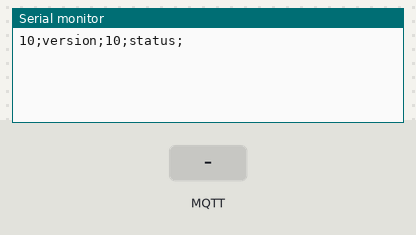
The sketch below on a simulated ESP8266 (NodeMCU). Shown: the last lines printed to the serial monitor. Inputs (shaded band) come from the test bench. WiFi joins after 1.5 s; servers stay silent unless stated; random numbers use the default seed unless the sketch sets one; no MQTT or app messages arrive unless stated.

Above: at 2.7 s.
2.8 s: MQTT message "1" arrives on the first subscribed topic
At 3.4 s:
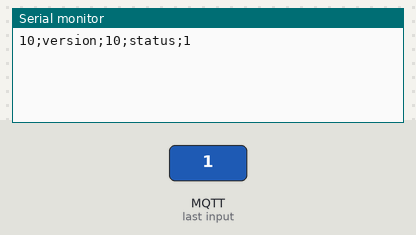
4.3 s: MQTT message "on" arrives on the first subscribed topic
At 5.5 s:
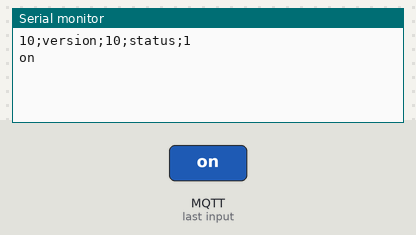
5.8 s: MQTT message "off" arrives on the first subscribed topic
At 6.9 s:
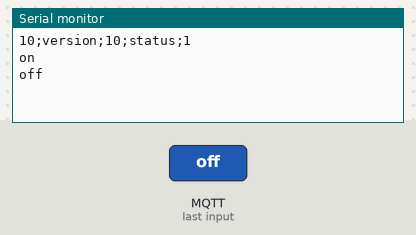

The sketch:

MQTT_RFLINK.ino
```cpp
/*
  Basic ESP8266 MQTT example
  This sketch demonstrates the capabilities of the pubsub library in combination
  with the ESP8266 board/library.
  It connects to an MQTT server then:
  - publishes "hello world" to the topic "outTopic" every two seconds
  - subscribes to the topic "inTopic", printing out any messages
    it receives. NB - it assumes the received payloads are strings not binary
  - If the first character of the topic "inTopic" is an 1, switch ON the ESP Led,
    else switch it off
  It will reconnect to the server if the connection is lost using a blocking
  reconnect function. See the 'mqtt_reconnect_nonblocking' example for how to
  achieve the same result without blocking the main loop.
  To install the ESP8266 board, (using Arduino 1.6.4+):
  - Add the following 3rd party board manager under "File -> Preferences -> Additional Boards Manager URLs":
       http://arduino.esp8266.com/stable/package_esp8266com_index.json
  - Open the "Tools -> Board -> Board Manager" and click install for the ESP8266"
  - Select your ESP8266 in "Tools -> Board"
*/

#include <ESP8266WiFi.h>
#include <PubSubClient.h>

// Update these with values suitable for your network.
#define BUD
#ifdef BUD
const char* ssid = "DWR-116_5E63AE";
const char* password = "1438775157";
#endif
#ifdef ZAL
const char* ssid = "ZJC-N";
const char* password = "820813130882";
#endif
#ifdef ZAL
const char* mqtt_server = "192.168.1.168";
#endif
#ifdef BUD
const char* mqtt_server = "192.168.2.3";
#endif
const char* MQTT_USER = NULL;
const char* MQTT_PASSWORD = NULL;
const char* MQTT_TOPIC_REC = "RFLINK_REC";
const char* MQTT_TOPIC_TRANS = "RFLINK_TRANS";

String hi = "";
bool dataAvailable = false;


WiFiClient espClient;
PubSubClient client(espClient);
long lastMsg = 0;
char msg[50];
int value = 0;

void setup_wifi() {

  delay(10);
  // We start by connecting to a WiFi network
  //Serial.println();
  //Serial.print("Connecting to ");
  //Serial.println(ssid);

  WiFi.begin(ssid, password);

  while (WiFi.status() != WL_CONNECTED) {
    delay(500);
    //Serial.print(".");
  }

  randomSeed(micros());

  //Serial.println("");
  //Serial.println("WiFi connected");
  //Serial.println("IP address: ");
  //Serial.println(WiFi.localIP());
}

void callback(char* topic, byte* payload, unsigned int length) {
  //Serial.print("Message arrived [");
  //Serial.print(topic);
  //Serial.print("] ");
  for (int i = 0; i < length; i++) {
    Serial.write(payload[i]);
  }
  Serial.write('\n');
  //Serial.println();

}

void reconnect() {
  // Loop until we're reconnected
  while (!client.connected()) {
    //Serial.print("Attempting MQTT connection...");
    // Create a random client ID
    String clientId = "ESP8266Client-";
    clientId += String(random(0xffff), HEX);
    // Attempt to connect
    if (client.connect(clientId.c_str(), MQTT_USER, MQTT_PASSWORD)) {
      //Serial.println("connected");
      // Once connected, publish an announcement...
      client.publish(MQTT_TOPIC_REC, "hello world");
      // ... and resubscribe
      client.subscribe(MQTT_TOPIC_TRANS);
    } else {
      //Serial.print("failed, rc=");
      //Serial.print(client.state());
      //Serial.println(" try again in 5 seconds");
      // Wait 5 seconds before retrying
      delay(5000);
    }
  }
}

void setup() {
  Serial.begin(57600);
  setup_wifi();
  client.setServer(mqtt_server, 1883);
  client.setCallback(callback);
  Serial.write("10;version;");
  Serial.write("10;status;");

}

void loop() {
  char serialChar;

  while (Serial.available() > 0) // Chek for availablity of data at Serial Port
  {
    serialChar = Serial.read(); // Reading Serial Data and saving in data variable
    String data2(serialChar);
    hi = hi + data2;
    delay(1);
    dataAvailable = true;
  }


  if (!client.connected()) {
    reconnect();
  }
  client.loop();

  // convert hi to char array
  if (dataAvailable == true) {
    int str_len = hi.length() + 1;
    char msg[str_len];
    hi.toCharArray(msg, str_len);
    //Serial.print("Publish message: ");
    //Serial.println(msg);
    client.publish(MQTT_TOPIC_REC, msg);
    hi = "";
    dataAvailable = false;
  }
}
```

Measured:
- after the input at 2.8 s, the serial monitor: prints a new line at once (image 1)
- after the input at 4.3 s, the serial monitor: prints a new line at once (image 2)
- after the input at 5.8 s, the serial monitor: prints a new line at once (image 3)
